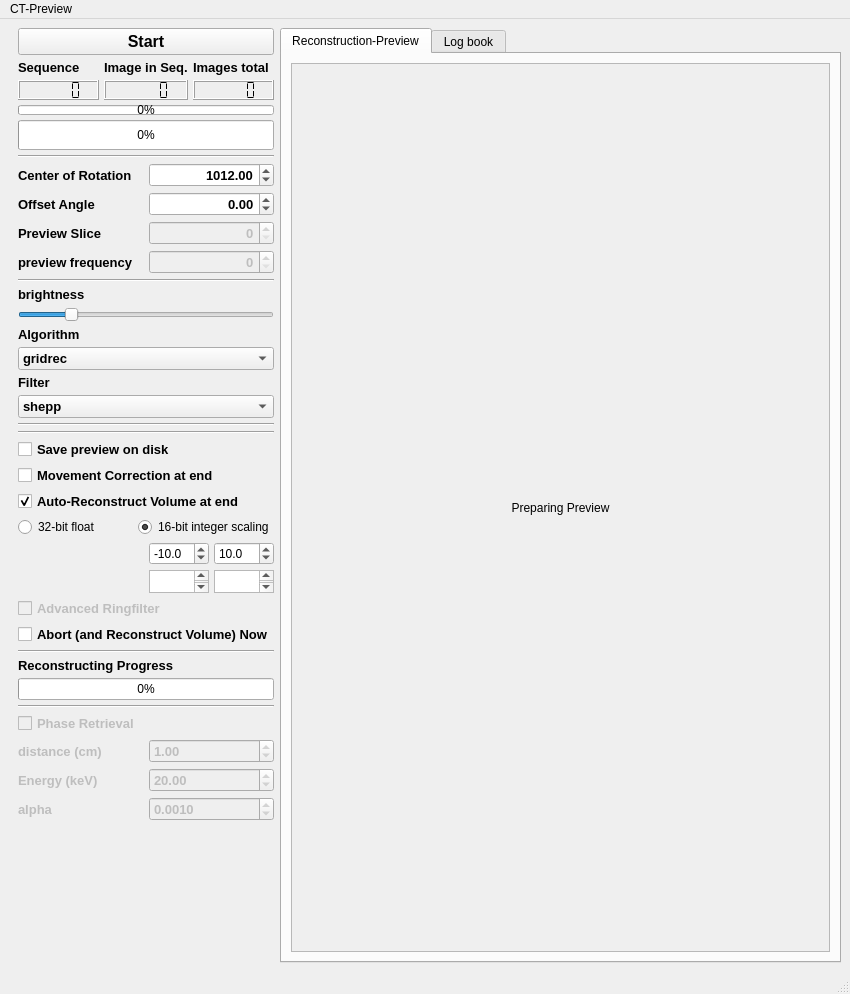
<?xml version="1.0" encoding="UTF-8"?>
<ui version="4.0">
 <class>MainWindow</class>
 <widget class="QMainWindow" name="MainWindow">
  <property name="geometry">
   <rect>
    <x>0</x>
    <y>0</y>
    <width>850</width>
    <height>994</height>
   </rect>
  </property>
  <property name="windowTitle">
   <string>CT-preview</string>
  </property>
  <widget class="QWidget" name="centralwidget">
   <layout class="QFormLayout" name="formLayout">
    <item row="0" column="1">
     <widget class="QTabWidget" name="tabWidget">
      <property name="sizePolicy">
       <sizepolicy hsizetype="Expanding" vsizetype="Expanding">
        <horstretch>0</horstretch>
        <verstretch>0</verstretch>
       </sizepolicy>
      </property>
      <property name="currentIndex">
       <number>0</number>
      </property>
      <widget class="QWidget" name="tab">
       <attribute name="title">
        <string>Reconstruction-Preview</string>
       </attribute>
       <layout class="QGridLayout" name="gridLayout_2">
        <item row="0" column="0">
         <widget class="QScrollArea" name="scrollArea">
          <property name="widgetResizable">
           <bool>true</bool>
          </property>
          <property name="alignment">
           <set>Qt::AlignCenter</set>
          </property>
          <widget class="QWidget" name="scrollAreaWidgetContents">
           <property name="geometry">
            <rect>
             <x>0</x>
             <y>0</y>
             <width>455</width>
             <height>868</height>
            </rect>
           </property>
           <layout class="QGridLayout" name="gridLayout_5">
            <item row="0" column="0">
             <widget class="QLabel" name="preview">
              <property name="sizePolicy">
               <sizepolicy hsizetype="Expanding" vsizetype="Expanding">
                <horstretch>0</horstretch>
                <verstretch>0</verstretch>
               </sizepolicy>
              </property>
              <property name="maximumSize">
               <size>
                <width>3000</width>
                <height>2000</height>
               </size>
              </property>
              <property name="text">
               <string>Preparing Preview</string>
              </property>
              <property name="alignment">
               <set>Qt::AlignCenter</set>
              </property>
             </widget>
            </item>
           </layout>
          </widget>
         </widget>
        </item>
       </layout>
      </widget>
      <widget class="QWidget" name="log_book">
       <attribute name="title">
        <string>Log book</string>
       </attribute>
       <layout class="QGridLayout" name="gridLayout_4">
        <item row="0" column="0">
         <widget class="QTextBrowser" name="logbook">
          <property name="sizePolicy">
           <sizepolicy hsizetype="Expanding" vsizetype="Expanding">
            <horstretch>0</horstretch>
            <verstretch>0</verstretch>
           </sizepolicy>
          </property>
          <property name="minimumSize">
           <size>
            <width>300</width>
            <height>0</height>
           </size>
          </property>
          <property name="maximumSize">
           <size>
            <width>16777215</width>
            <height>16777215</height>
           </size>
          </property>
          <property name="html">
           <string>&lt;!DOCTYPE HTML PUBLIC &quot;-//W3C//DTD HTML 4.0//EN&quot; &quot;http://www.w3.org/TR/REC-html40/strict.dtd&quot;&gt;
&lt;html&gt;&lt;head&gt;&lt;meta name=&quot;qrichtext&quot; content=&quot;1&quot; /&gt;&lt;style type=&quot;text/css&quot;&gt;
p, li { white-space: pre-wrap; }
&lt;/style&gt;&lt;/head&gt;&lt;body style=&quot; font-family:'MS Shell Dlg 2'; font-size:7.8pt; font-weight:400; font-style:normal;&quot;&gt;
&lt;p style=&quot; margin-top:0px; margin-bottom:0px; margin-left:0px; margin-right:0px; -qt-block-indent:0; text-indent:0px;&quot;&gt;&lt;span style=&quot; font-size:8.25pt;&quot;&gt;Log file&lt;/span&gt;&lt;/p&gt;&lt;/body&gt;&lt;/html&gt;</string>
          </property>
         </widget>
        </item>
       </layout>
      </widget>
     </widget>
    </item>
    <item row="0" column="0">
     <layout class="QVBoxLayout" name="verticalLayout" stretch="0,0,0,0,0,0,0,0,0,0,0,0,0,0,0,0,0,0,0,0,0,0,0,0,0,0,0,0,0,0">
      <property name="spacing">
       <number>5</number>
      </property>
      <property name="sizeConstraint">
       <enum>QLayout::SetDefaultConstraint</enum>
      </property>
      <property name="leftMargin">
       <number>9</number>
      </property>
      <property name="rightMargin">
       <number>0</number>
      </property>
      <item>
       <widget class="QPushButton" name="Start">
        <property name="font">
         <font>
          <pointsize>12</pointsize>
          <weight>75</weight>
          <bold>true</bold>
         </font>
        </property>
        <property name="text">
         <string>Start</string>
        </property>
       </widget>
      </item>
      <item>
       <layout class="QGridLayout" name="gridLayout_3">
        <property name="verticalSpacing">
         <number>5</number>
        </property>
        <item row="1" column="3">
         <widget class="QLCDNumber" name="lcdNumber_Image">
          <property name="minimumSize">
           <size>
            <width>0</width>
            <height>20</height>
           </size>
          </property>
          <property name="maximumSize">
           <size>
            <width>16777215</width>
            <height>23</height>
           </size>
          </property>
          <property name="font">
           <font>
            <pointsize>10</pointsize>
            <weight>75</weight>
            <bold>true</bold>
           </font>
          </property>
          <property name="segmentStyle">
           <enum>QLCDNumber::Flat</enum>
          </property>
         </widget>
        </item>
        <item row="1" column="0">
         <widget class="QLCDNumber" name="lcdNumber_Sequence">
          <property name="minimumSize">
           <size>
            <width>0</width>
            <height>20</height>
           </size>
          </property>
          <property name="maximumSize">
           <size>
            <width>16777215</width>
            <height>23</height>
           </size>
          </property>
          <property name="font">
           <font>
            <pointsize>10</pointsize>
            <weight>75</weight>
            <bold>true</bold>
           </font>
          </property>
          <property name="segmentStyle">
           <enum>QLCDNumber::Flat</enum>
          </property>
         </widget>
        </item>
        <item row="1" column="4">
         <widget class="QLCDNumber" name="lcdNumber_Total">
          <property name="minimumSize">
           <size>
            <width>0</width>
            <height>20</height>
           </size>
          </property>
          <property name="maximumSize">
           <size>
            <width>16777215</width>
            <height>23</height>
           </size>
          </property>
          <property name="font">
           <font>
            <pointsize>10</pointsize>
            <weight>75</weight>
            <bold>true</bold>
           </font>
          </property>
          <property name="segmentStyle">
           <enum>QLCDNumber::Flat</enum>
          </property>
         </widget>
        </item>
        <item row="0" column="0">
         <widget class="QLabel" name="label_3">
          <property name="maximumSize">
           <size>
            <width>16777215</width>
            <height>23</height>
           </size>
          </property>
          <property name="font">
           <font>
            <pointsize>10</pointsize>
            <weight>75</weight>
            <bold>true</bold>
           </font>
          </property>
          <property name="text">
           <string>Sequence</string>
          </property>
         </widget>
        </item>
        <item row="0" column="3">
         <widget class="QLabel" name="label_5">
          <property name="maximumSize">
           <size>
            <width>16777215</width>
            <height>23</height>
           </size>
          </property>
          <property name="font">
           <font>
            <pointsize>10</pointsize>
            <weight>75</weight>
            <bold>true</bold>
           </font>
          </property>
          <property name="text">
           <string>Image in Seq.</string>
          </property>
         </widget>
        </item>
        <item row="0" column="4">
         <widget class="QLabel" name="label_6">
          <property name="maximumSize">
           <size>
            <width>16777215</width>
            <height>23</height>
           </size>
          </property>
          <property name="font">
           <font>
            <pointsize>10</pointsize>
            <weight>75</weight>
            <bold>true</bold>
           </font>
          </property>
          <property name="text">
           <string>Images total</string>
          </property>
         </widget>
        </item>
       </layout>
      </item>
      <item>
       <widget class="QProgressBar" name="progressBar_Sequence">
        <property name="minimumSize">
         <size>
          <width>0</width>
          <height>10</height>
         </size>
        </property>
        <property name="maximumSize">
         <size>
          <width>16777215</width>
          <height>10</height>
         </size>
        </property>
        <property name="palette">
         <palette>
          <active>
           <colorrole role="Highlight">
            <brush brushstyle="SolidPattern">
             <color alpha="255">
              <red>0</red>
              <green>171</green>
              <blue>68</blue>
             </color>
            </brush>
           </colorrole>
           <colorrole role="Link">
            <brush brushstyle="SolidPattern">
             <color alpha="255">
              <red>0</red>
              <green>255</green>
              <blue>64</blue>
             </color>
            </brush>
           </colorrole>
          </active>
          <inactive>
           <colorrole role="Highlight">
            <brush brushstyle="SolidPattern">
             <color alpha="255">
              <red>0</red>
              <green>171</green>
              <blue>68</blue>
             </color>
            </brush>
           </colorrole>
           <colorrole role="Link">
            <brush brushstyle="SolidPattern">
             <color alpha="255">
              <red>0</red>
              <green>255</green>
              <blue>64</blue>
             </color>
            </brush>
           </colorrole>
          </inactive>
          <disabled>
           <colorrole role="Highlight">
            <brush brushstyle="SolidPattern">
             <color alpha="255">
              <red>0</red>
              <green>120</green>
              <blue>215</blue>
             </color>
            </brush>
           </colorrole>
           <colorrole role="Link">
            <brush brushstyle="SolidPattern">
             <color alpha="255">
              <red>0</red>
              <green>255</green>
              <blue>64</blue>
             </color>
            </brush>
           </colorrole>
          </disabled>
         </palette>
        </property>
        <property name="value">
         <number>0</number>
        </property>
       </widget>
      </item>
      <item>
       <widget class="QProgressBar" name="progressBar_Total">
        <property name="sizePolicy">
         <sizepolicy hsizetype="Expanding" vsizetype="Fixed">
          <horstretch>0</horstretch>
          <verstretch>0</verstretch>
         </sizepolicy>
        </property>
        <property name="minimumSize">
         <size>
          <width>0</width>
          <height>30</height>
         </size>
        </property>
        <property name="maximumSize">
         <size>
          <width>16777215</width>
          <height>30</height>
         </size>
        </property>
        <property name="palette">
         <palette>
          <active>
           <colorrole role="Highlight">
            <brush brushstyle="SolidPattern">
             <color alpha="255">
              <red>0</red>
              <green>0</green>
              <blue>215</blue>
             </color>
            </brush>
           </colorrole>
          </active>
          <inactive>
           <colorrole role="Highlight">
            <brush brushstyle="SolidPattern">
             <color alpha="255">
              <red>0</red>
              <green>0</green>
              <blue>215</blue>
             </color>
            </brush>
           </colorrole>
          </inactive>
          <disabled>
           <colorrole role="Highlight">
            <brush brushstyle="SolidPattern">
             <color alpha="255">
              <red>0</red>
              <green>120</green>
              <blue>215</blue>
             </color>
            </brush>
           </colorrole>
          </disabled>
         </palette>
        </property>
        <property name="autoFillBackground">
         <bool>false</bool>
        </property>
        <property name="value">
         <number>0</number>
        </property>
       </widget>
      </item>
      <item>
       <widget class="Line" name="line_3">
        <property name="orientation">
         <enum>Qt::Horizontal</enum>
        </property>
       </widget>
      </item>
      <item>
       <layout class="QHBoxLayout" name="horizontalLayout_2">
        <item>
         <widget class="QLabel" name="label">
          <property name="font">
           <font>
            <pointsize>10</pointsize>
            <weight>75</weight>
            <bold>true</bold>
           </font>
          </property>
          <property name="text">
           <string>Center of Rotation</string>
          </property>
         </widget>
        </item>
        <item>
         <widget class="QDoubleSpinBox" name="COR_change">
          <property name="font">
           <font>
            <pointsize>10</pointsize>
            <weight>75</weight>
            <bold>true</bold>
           </font>
          </property>
          <property name="alignment">
           <set>Qt::AlignRight|Qt::AlignTrailing|Qt::AlignVCenter</set>
          </property>
          <property name="maximum">
           <double>5000.000000000000000</double>
          </property>
          <property name="value">
           <double>1012.000000000000000</double>
          </property>
         </widget>
        </item>
       </layout>
      </item>
      <item>
       <layout class="QHBoxLayout" name="horizontalLayout">
        <item>
         <widget class="QLabel" name="label_9">
          <property name="font">
           <font>
            <pointsize>10</pointsize>
            <weight>75</weight>
            <bold>true</bold>
           </font>
          </property>
          <property name="text">
           <string>Offset Angle</string>
          </property>
         </widget>
        </item>
        <item>
         <widget class="QDoubleSpinBox" name="Offset_Angle">
          <property name="font">
           <font>
            <pointsize>10</pointsize>
            <weight>75</weight>
            <bold>true</bold>
           </font>
          </property>
          <property name="alignment">
           <set>Qt::AlignRight|Qt::AlignTrailing|Qt::AlignVCenter</set>
          </property>
          <property name="minimum">
           <double>-360.000000000000000</double>
          </property>
          <property name="maximum">
           <double>360.000000000000000</double>
          </property>
         </widget>
        </item>
       </layout>
      </item>
      <item>
       <layout class="QHBoxLayout" name="horizontalLayout_3">
        <item>
         <widget class="QLabel" name="label_2">
          <property name="font">
           <font>
            <pointsize>10</pointsize>
            <weight>75</weight>
            <bold>true</bold>
           </font>
          </property>
          <property name="text">
           <string>Preview Slice</string>
          </property>
         </widget>
        </item>
        <item>
         <widget class="QSpinBox" name="Preview_slice">
          <property name="enabled">
           <bool>false</bool>
          </property>
          <property name="font">
           <font>
            <pointsize>10</pointsize>
            <weight>75</weight>
            <bold>true</bold>
           </font>
          </property>
          <property name="alignment">
           <set>Qt::AlignRight|Qt::AlignTrailing|Qt::AlignVCenter</set>
          </property>
          <property name="minimum">
           <number>0</number>
          </property>
          <property name="maximum">
           <number>5000</number>
          </property>
          <property name="value">
           <number>0</number>
          </property>
         </widget>
        </item>
       </layout>
      </item>
      <item>
       <layout class="QHBoxLayout" name="horizontalLayout_5">
        <item>
         <widget class="QLabel" name="label_8">
          <property name="font">
           <font>
            <pointsize>10</pointsize>
            <weight>75</weight>
            <bold>true</bold>
           </font>
          </property>
          <property name="text">
           <string>preview frequency</string>
          </property>
         </widget>
        </item>
        <item>
         <widget class="QSpinBox" name="preview_frequency">
          <property name="enabled">
           <bool>false</bool>
          </property>
          <property name="font">
           <font>
            <pointsize>10</pointsize>
            <weight>75</weight>
            <bold>true</bold>
           </font>
          </property>
          <property name="alignment">
           <set>Qt::AlignRight|Qt::AlignTrailing|Qt::AlignVCenter</set>
          </property>
          <property name="maximum">
           <number>5000</number>
          </property>
          <property name="value">
           <number>0</number>
          </property>
         </widget>
        </item>
       </layout>
      </item>
      <item>
       <widget class="Line" name="line_4">
        <property name="orientation">
         <enum>Qt::Horizontal</enum>
        </property>
       </widget>
      </item>
      <item>
       <widget class="QLabel" name="label_7">
        <property name="maximumSize">
         <size>
          <width>16777215</width>
          <height>20</height>
         </size>
        </property>
        <property name="font">
         <font>
          <pointsize>10</pointsize>
          <weight>75</weight>
          <bold>true</bold>
         </font>
        </property>
        <property name="text">
         <string>brightness</string>
        </property>
       </widget>
      </item>
      <item>
       <widget class="QSlider" name="BrightnessSlider">
        <property name="minimum">
         <number>1</number>
        </property>
        <property name="maximum">
         <number>100</number>
        </property>
        <property name="pageStep">
         <number>5</number>
        </property>
        <property name="value">
         <number>20</number>
        </property>
        <property name="orientation">
         <enum>Qt::Horizontal</enum>
        </property>
       </widget>
      </item>
      <item>
       <widget class="QLabel" name="label_15">
        <property name="font">
         <font>
          <pointsize>10</pointsize>
          <weight>75</weight>
          <bold>true</bold>
         </font>
        </property>
        <property name="text">
         <string>Algorithm</string>
        </property>
       </widget>
      </item>
      <item>
       <widget class="QComboBox" name="algorithm_list">
        <property name="font">
         <font>
          <pointsize>10</pointsize>
          <weight>75</weight>
          <bold>true</bold>
         </font>
        </property>
        <item>
         <property name="text">
          <string>gridrec</string>
         </property>
        </item>
        <item>
         <property name="text">
          <string>FBP_CUDA</string>
         </property>
        </item>
        <item>
         <property name="text">
          <string>art</string>
         </property>
        </item>
        <item>
         <property name="text">
          <string>bart</string>
         </property>
        </item>
        <item>
         <property name="text">
          <string>fbp</string>
         </property>
        </item>
        <item>
         <property name="text">
          <string>sirt</string>
         </property>
        </item>
        <item>
         <property name="text">
          <string>tv</string>
         </property>
        </item>
        <item>
         <property name="text">
          <string>grad</string>
         </property>
        </item>
        <item>
         <property name="text">
          <string>mlem</string>
         </property>
        </item>
        <item>
         <property name="text">
          <string>tikh</string>
         </property>
        </item>
        <item>
         <property name="text">
          <string>osem</string>
         </property>
        </item>
        <item>
         <property name="text">
          <string>pml_hybrid</string>
         </property>
        </item>
        <item>
         <property name="text">
          <string>pml_quad</string>
         </property>
        </item>
        <item>
         <property name="text">
          <string>ospml_hybrid</string>
         </property>
        </item>
        <item>
         <property name="text">
          <string>ospml_quad</string>
         </property>
        </item>
       </widget>
      </item>
      <item>
       <widget class="QLabel" name="label_16">
        <property name="font">
         <font>
          <pointsize>10</pointsize>
          <weight>75</weight>
          <bold>true</bold>
         </font>
        </property>
        <property name="text">
         <string>Filter</string>
        </property>
       </widget>
      </item>
      <item>
       <widget class="QComboBox" name="filter_list">
        <property name="font">
         <font>
          <pointsize>10</pointsize>
          <weight>75</weight>
          <bold>true</bold>
         </font>
        </property>
        <item>
         <property name="text">
          <string>shepp</string>
         </property>
        </item>
        <item>
         <property name="text">
          <string>ramlak</string>
         </property>
        </item>
        <item>
         <property name="text">
          <string>hann</string>
         </property>
        </item>
        <item>
         <property name="text">
          <string>hamming</string>
         </property>
        </item>
        <item>
         <property name="text">
          <string>parzen</string>
         </property>
        </item>
        <item>
         <property name="text">
          <string>butterworth</string>
         </property>
        </item>
        <item>
         <property name="text">
          <string>cosine</string>
         </property>
        </item>
        <item>
         <property name="text">
          <string>none</string>
         </property>
        </item>
       </widget>
      </item>
      <item>
       <widget class="Line" name="line_6">
        <property name="orientation">
         <enum>Qt::Horizontal</enum>
        </property>
       </widget>
      </item>
      <item>
       <widget class="Line" name="line_5">
        <property name="orientation">
         <enum>Qt::Horizontal</enum>
        </property>
       </widget>
      </item>
      <item>
       <widget class="QCheckBox" name="savePreviewOnDisk">
        <property name="font">
         <font>
          <pointsize>10</pointsize>
          <weight>75</weight>
          <bold>true</bold>
         </font>
        </property>
        <property name="text">
         <string>Save preview on disk</string>
        </property>
        <property name="checked">
         <bool>false</bool>
        </property>
       </widget>
      </item>
      <item>
       <widget class="QCheckBox" name="apply_movement_correction">
        <property name="font">
         <font>
          <pointsize>10</pointsize>
          <weight>75</weight>
          <bold>true</bold>
         </font>
        </property>
        <property name="text">
         <string>Movement Correction at end</string>
        </property>
        <property name="checked">
         <bool>false</bool>
        </property>
       </widget>
      </item>
      <item>
       <widget class="QCheckBox" name="checkBox_reconstruct_at_end">
        <property name="font">
         <font>
          <pointsize>10</pointsize>
          <weight>75</weight>
          <bold>true</bold>
         </font>
        </property>
        <property name="text">
         <string>Auto-Reconstruct Volume at end</string>
        </property>
        <property name="checked">
         <bool>true</bool>
        </property>
       </widget>
      </item>
      <item>
       <layout class="QHBoxLayout" name="horizontalLayout_4">
        <item>
         <widget class="QRadioButton" name="radioButton_32bit_float">
          <property name="text">
           <string>32-bit float</string>
          </property>
         </widget>
        </item>
        <item>
         <widget class="QRadioButton" name="radioButton_16bit_integer">
          <property name="text">
           <string>16-bit integer scaling</string>
          </property>
          <property name="checked">
           <bool>true</bool>
          </property>
         </widget>
        </item>
       </layout>
      </item>
      <item>
       <layout class="QGridLayout" name="gridLayout_6" rowminimumheight="0,0" columnminimumwidth="0,0,0">
        <item row="1" column="2">
         <widget class="QTextBrowser" name="max">
          <property name="maximumSize">
           <size>
            <width>60</width>
            <height>23</height>
           </size>
          </property>
         </widget>
        </item>
        <item row="0" column="1">
         <widget class="QDoubleSpinBox" name="int_low">
          <property name="enabled">
           <bool>true</bool>
          </property>
          <property name="maximumSize">
           <size>
            <width>60</width>
            <height>16777215</height>
           </size>
          </property>
          <property name="decimals">
           <number>1</number>
          </property>
          <property name="minimum">
           <double>-65535.000000000000000</double>
          </property>
          <property name="maximum">
           <double>65535.000000000000000</double>
          </property>
          <property name="value">
           <double>-10.000000000000000</double>
          </property>
         </widget>
        </item>
        <item row="1" column="1">
         <widget class="QTextBrowser" name="min">
          <property name="maximumSize">
           <size>
            <width>60</width>
            <height>23</height>
           </size>
          </property>
         </widget>
        </item>
        <item row="0" column="2">
         <widget class="QDoubleSpinBox" name="int_high">
          <property name="maximumSize">
           <size>
            <width>60</width>
            <height>16777215</height>
           </size>
          </property>
          <property name="decimals">
           <number>1</number>
          </property>
          <property name="minimum">
           <double>-65535.000000000000000</double>
          </property>
          <property name="maximum">
           <double>65535.000000000000000</double>
          </property>
          <property name="value">
           <double>10.000000000000000</double>
          </property>
         </widget>
        </item>
        <item row="0" column="0">
         <spacer name="horizontalSpacer">
          <property name="orientation">
           <enum>Qt::Horizontal</enum>
          </property>
          <property name="sizeHint" stdset="0">
           <size>
            <width>40</width>
            <height>20</height>
           </size>
          </property>
         </spacer>
        </item>
       </layout>
      </item>
      <item>
       <widget class="QCheckBox" name="advanced_ringfilter">
        <property name="enabled">
         <bool>false</bool>
        </property>
        <property name="font">
         <font>
          <pointsize>10</pointsize>
          <weight>75</weight>
          <bold>true</bold>
         </font>
        </property>
        <property name="text">
         <string>Advanced Ringfilter</string>
        </property>
        <property name="checked">
         <bool>false</bool>
        </property>
       </widget>
      </item>
      <item>
       <widget class="QCheckBox" name="Abort_and_reconstruct_now">
        <property name="maximumSize">
         <size>
          <width>300</width>
          <height>16777215</height>
         </size>
        </property>
        <property name="font">
         <font>
          <pointsize>10</pointsize>
          <weight>75</weight>
          <bold>true</bold>
         </font>
        </property>
        <property name="text">
         <string>Abort (and Reconstruct Volume) Now</string>
        </property>
       </widget>
      </item>
      <item>
       <widget class="Line" name="line_2">
        <property name="orientation">
         <enum>Qt::Horizontal</enum>
        </property>
       </widget>
      </item>
      <item>
       <widget class="QLabel" name="label_4">
        <property name="maximumSize">
         <size>
          <width>16777215</width>
          <height>20</height>
         </size>
        </property>
        <property name="font">
         <font>
          <pointsize>10</pointsize>
          <weight>75</weight>
          <bold>true</bold>
         </font>
        </property>
        <property name="text">
         <string>Reconstructing Progress</string>
        </property>
       </widget>
      </item>
      <item>
       <widget class="QProgressBar" name="progressBar_Reconstruction">
        <property name="value">
         <number>0</number>
        </property>
       </widget>
      </item>
      <item>
       <widget class="Line" name="line">
        <property name="orientation">
         <enum>Qt::Horizontal</enum>
        </property>
       </widget>
      </item>
      <item>
       <layout class="QGridLayout" name="gridLayout">
        <item row="1" column="0">
         <widget class="QLabel" name="label_distance">
          <property name="enabled">
           <bool>false</bool>
          </property>
          <property name="font">
           <font>
            <pointsize>10</pointsize>
            <weight>75</weight>
            <bold>true</bold>
           </font>
          </property>
          <property name="text">
           <string>distance (cm)</string>
          </property>
         </widget>
        </item>
        <item row="3" column="1">
         <widget class="QDoubleSpinBox" name="doubleSpinBox_alpha">
          <property name="enabled">
           <bool>false</bool>
          </property>
          <property name="font">
           <font>
            <pointsize>10</pointsize>
            <weight>75</weight>
            <bold>true</bold>
           </font>
          </property>
          <property name="decimals">
           <number>4</number>
          </property>
          <property name="singleStep">
           <double>0.000100000000000</double>
          </property>
          <property name="value">
           <double>0.001000000000000</double>
          </property>
         </widget>
        </item>
        <item row="3" column="0">
         <widget class="QLabel" name="label_alpha">
          <property name="enabled">
           <bool>false</bool>
          </property>
          <property name="font">
           <font>
            <pointsize>10</pointsize>
            <weight>75</weight>
            <bold>true</bold>
           </font>
          </property>
          <property name="text">
           <string>alpha</string>
          </property>
         </widget>
        </item>
        <item row="2" column="1">
         <widget class="QDoubleSpinBox" name="doubleSpinBox_Energy">
          <property name="enabled">
           <bool>false</bool>
          </property>
          <property name="font">
           <font>
            <pointsize>10</pointsize>
            <weight>75</weight>
            <bold>true</bold>
           </font>
          </property>
          <property name="minimum">
           <double>1.000000000000000</double>
          </property>
          <property name="maximum">
           <double>100.000000000000000</double>
          </property>
          <property name="value">
           <double>20.000000000000000</double>
          </property>
         </widget>
        </item>
        <item row="2" column="0">
         <widget class="QLabel" name="label_Energy">
          <property name="enabled">
           <bool>false</bool>
          </property>
          <property name="font">
           <font>
            <pointsize>10</pointsize>
            <weight>75</weight>
            <bold>true</bold>
           </font>
          </property>
          <property name="text">
           <string>Energy (keV)</string>
          </property>
         </widget>
        </item>
        <item row="1" column="1">
         <widget class="QDoubleSpinBox" name="doubleSpinBox_distance">
          <property name="enabled">
           <bool>false</bool>
          </property>
          <property name="font">
           <font>
            <pointsize>10</pointsize>
            <weight>75</weight>
            <bold>true</bold>
           </font>
          </property>
          <property name="maximum">
           <double>5000.000000000000000</double>
          </property>
          <property name="value">
           <double>1.000000000000000</double>
          </property>
         </widget>
        </item>
        <item row="0" column="0" colspan="2">
         <widget class="QCheckBox" name="checkBox_phase">
          <property name="enabled">
           <bool>false</bool>
          </property>
          <property name="font">
           <font>
            <pointsize>10</pointsize>
            <weight>75</weight>
            <bold>true</bold>
           </font>
          </property>
          <property name="text">
           <string>Phase Retrieval</string>
          </property>
         </widget>
        </item>
        <item row="4" column="1">
         <spacer name="verticalSpacer">
          <property name="orientation">
           <enum>Qt::Vertical</enum>
          </property>
          <property name="sizeHint" stdset="0">
           <size>
            <width>20</width>
            <height>800</height>
           </size>
          </property>
         </spacer>
        </item>
       </layout>
      </item>
     </layout>
    </item>
   </layout>
  </widget>
  <widget class="QMenuBar" name="menubar">
   <property name="geometry">
    <rect>
     <x>0</x>
     <y>0</y>
     <width>850</width>
     <height>26</height>
    </rect>
   </property>
   <widget class="QMenu" name="menuCT_Preview">
    <property name="title">
     <string>CT-Preview</string>
    </property>
   </widget>
   <addaction name="menuCT_Preview"/>
  </widget>
  <widget class="QStatusBar" name="statusbar"/>
 </widget>
 <resources/>
 <connections/>
</ui>
